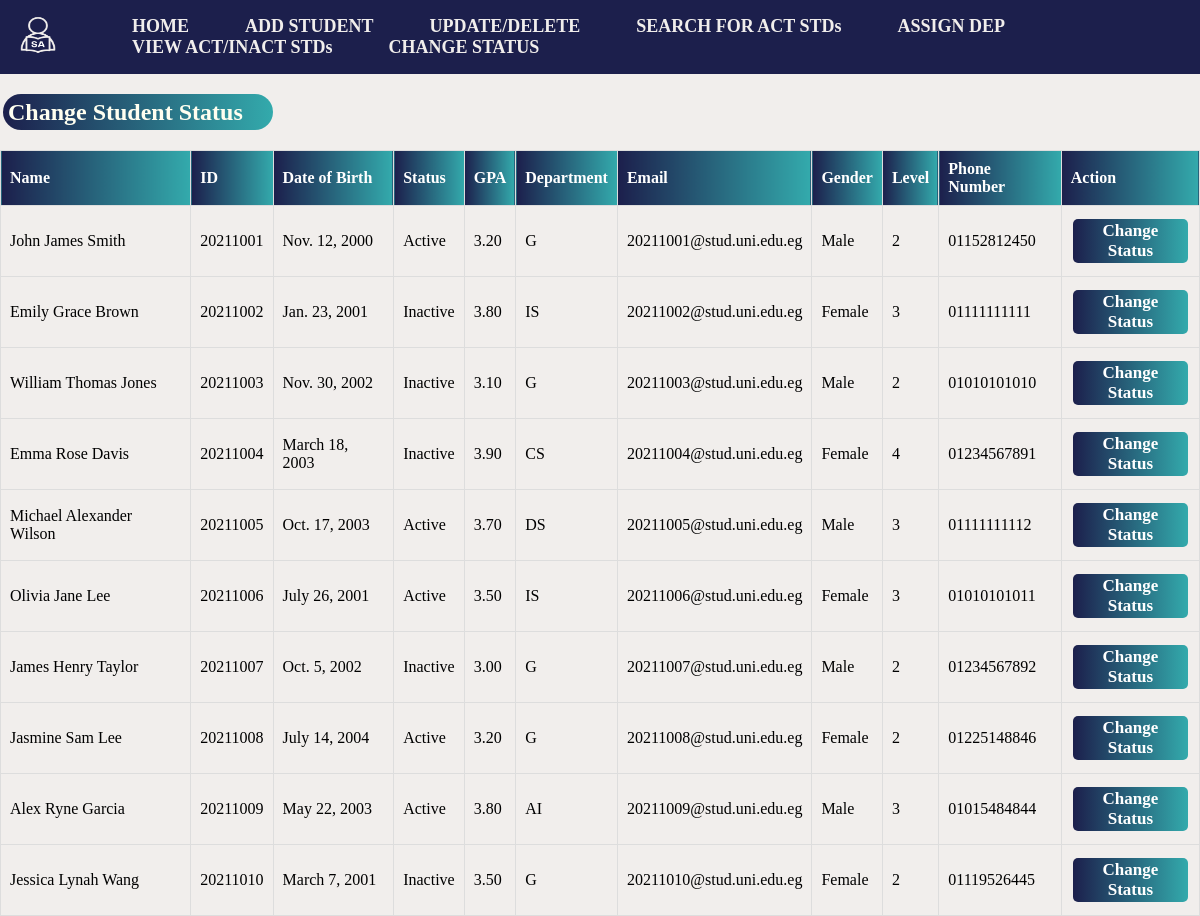
The app's page /Studentaffairs/HomePage/ChangeStatus/, older data.
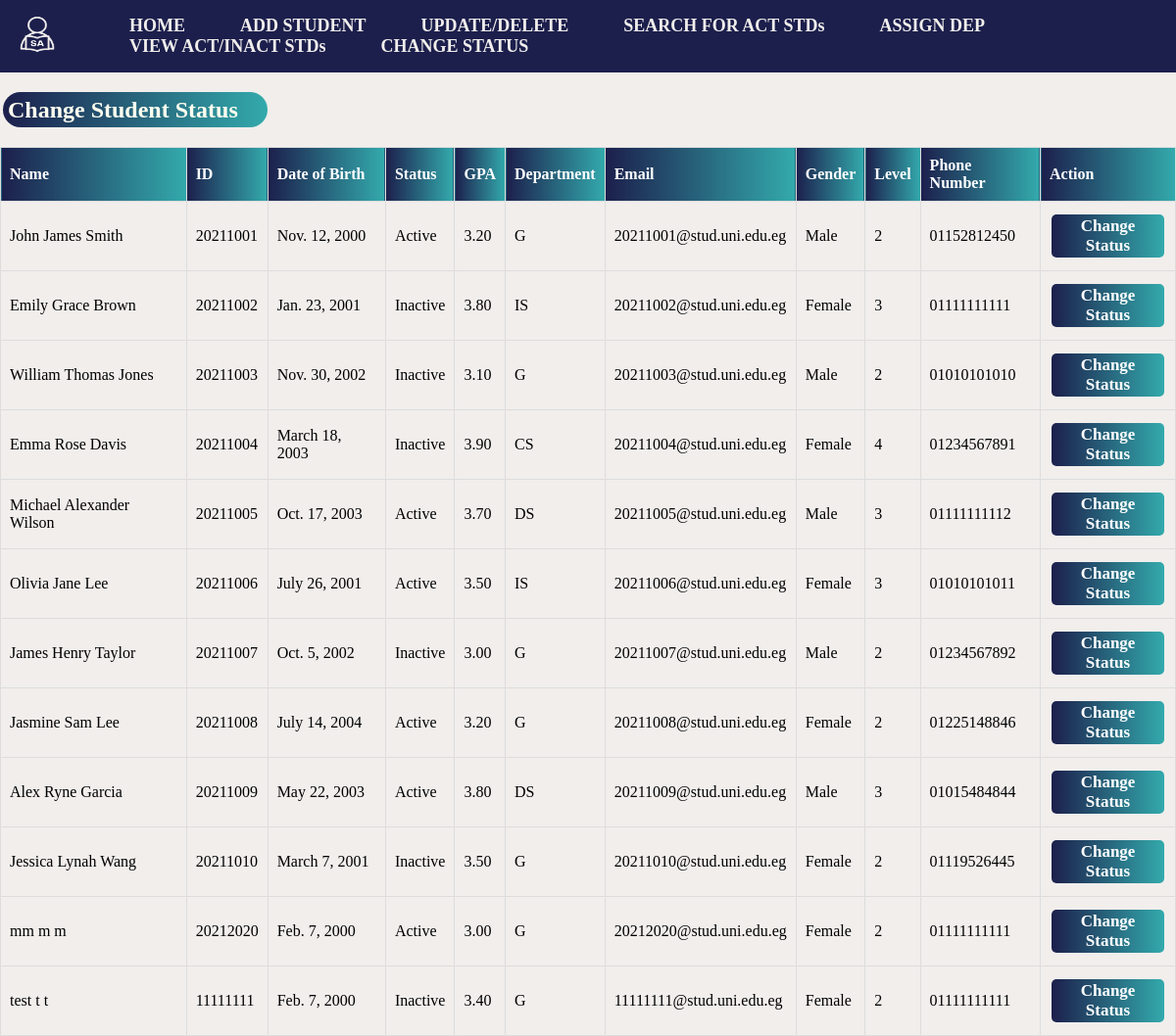
The same page, newer data.
### shared_app/models.py (models this page shows)
class Student(models.Model):
    student_id = models.CharField(primary_key=True, max_length=8)
    name = models.CharField(max_length=30)
    gpa = models.DecimalField(max_digits=3, decimal_places=2)
    level = models.IntegerField()
    status = models.CharField(max_length=8)
    department = models.CharField(max_length=2)
    email = models.EmailField()
    phone_number = models.CharField(max_length=11)
    dob = models.DateField()
    gender = models.CharField(max_length = 6)

### changestatus/views.py (the view, shortened to what this page needs)
# urls.py: path('',  views.changestatus, name='changestatus'),
def changestatus(request):
    students = Student.objects.all()
    context = {'students': students}
    return render(request, 'ChangeStatus.html', context)

### changestatus/templates/ChangeStatus.html (shortened to what this page needs)
{% load static %}
<!DOCTYPE html>
<html>
<head>
    <link rel="stylesheet" href="{% static 'css/NavBar&BG.css' %}">
    <link rel="stylesheet" href="{% static 'css/ChangeStatus.css' %}">
</head>
<body>
    <nav>
        <div>
            <div><a href="{% url 'homepage:homepage' %}"><img class="logo" src="{% static 'Logo.png' %}"></a></div>
        </div>
        <ul>
            <li><a href="{% url 'homepage:homepage' %}">HOME</a></li>
            <li><a href="{% url 'add:add' %}">ADD STUDENT</a></li>
            <li><a href="{% url 'update_delete:updatedelete' %}">UPDATE/DELETE</a></li>
            <li><a href="{% url 'searchactive:search' %}">SEARCH FOR ACT STDs</a></li>
            <li><a href="{% url 'assigndep:assigndep' %}">ASSIGN DEP</a></li>
            <li><a href="{% url 'view_in_active:viewin_active' %}">VIEW ACT/INACT STDs</a></li>
            <li><a href="{% url 'changestatus:changestatus' %}">CHANGE STATUS</a></li>
        </ul>
    </nav>
    <h2>Change Student Status</h2>
    <table>
        <thead>
             <tr>
                <th>Name</th>
                <th>ID</th>
                <th>Date of Birth</th>
                <th>Status</th>
                <th>GPA</th>
                <th>Department</th>
                <th>Email</th>
                <th>Gender</th>
                <th>Level</th>
                <th>Phone Number</th>
                <th>Action</th>
            </tr>
        </thead>
        <tbody id="studentsTableBody">
            {% for student in students %}
                <tr>
                    <td>{{ student.name }}</td>
                    <td>{{ student.student_id }}</td>
                    <td>{{ student.dob }}</td>
                    <td data-field="status" data-student-id="{{ student.student_id }}">{{ student.status }}</td>
                    <td>{{ student.gpa }}</td>
                    <td>{{ student.department }}</td>
                    <td>{{ student.email }}</td>
                    <td>{{ student.gender }}</td>
                    <td>{{ student.level }}</td>
                    <td>{{ student.phone_number }}</td>
                    <td>
                        <form method="POST" class="status-form">
                            <button type="submit" class="change-status-button" data-student-id="{{ student.student_id }}">Change Status</button>
                        </form>
                    </td>
                </tr>
            {% endfor %}
        </tbody>
    </table>
</body>
</html>

Row changes from the older to the newer data that the page shows:
changed Student "Alex Ryne Garcia": department "AI" → "DS"
added Student: name "mm m m", student_id "20212020", dob "Feb. 7, 2000", status "Active", gpa "3.00", department "G", email "20212020@stud.uni.edu.eg", gender "Female", level "2", phone_number "01111111111"
added Student: name "test t t", student_id "11111111", dob "Feb. 7, 2000", status "Inactive", gpa "3.40", department "G", email "11111111@stud.uni.edu.eg", gender "Female", level "2", phone_number "01111111111"
